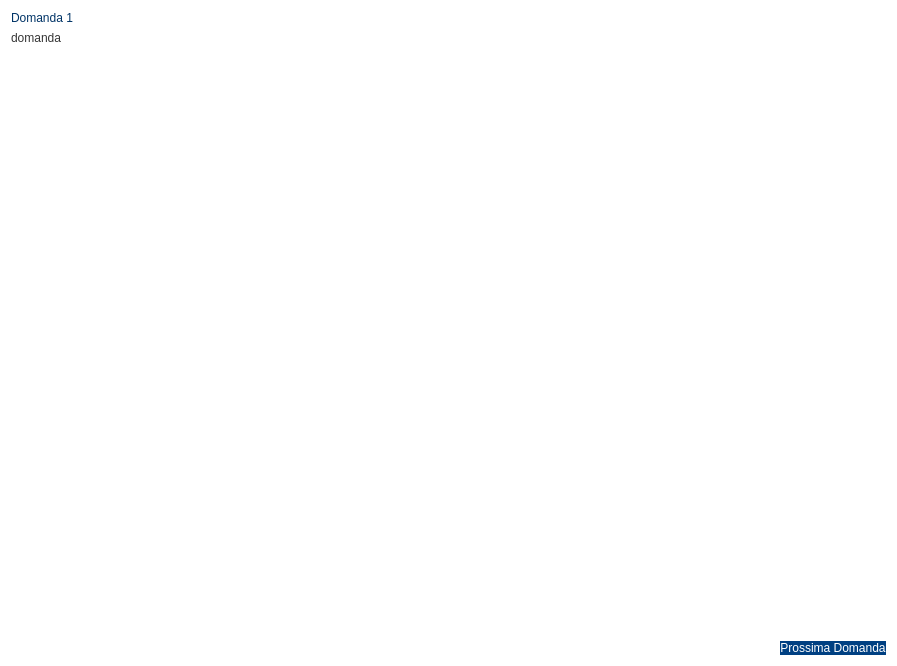
<?xml version="1.0" encoding="UTF-8"?>
<ui version="4.0">
 <class>VideoSelectionPage1</class>
 <widget class="QWidget" name="VideoSelectionPage1">
  <property name="geometry">
   <rect>
    <x>0</x>
    <y>0</y>
    <width>897</width>
    <height>666</height>
   </rect>
  </property>
  <property name="windowTitle">
   <string>Form</string>
  </property>
  <property name="styleSheet">
   <string notr="true">background-color: rgb(255, 255, 255);</string>
  </property>
  <layout class="QGridLayout" name="gridLayout_2">
   <item row="1" column="1">
    <layout class="QVBoxLayout" name="verticalLayout">
     <item>
      <widget class="QLabel" name="title">
       <property name="styleSheet">
        <string notr="true">font: 15pt &quot;Rubik Medium&quot;;
color: rgb(0, 51, 102);
background-color: rgba(255, 255, 255, 0);
</string>
       </property>
       <property name="text">
        <string>Domanda 1</string>
       </property>
      </widget>
     </item>
     <item>
      <widget class="QLabel" name="question">
       <property name="styleSheet">
        <string notr="true">font: 12pt &quot;Rubik Light&quot;;
color: rgb(53, 53, 53);
background-color: rgba(255, 255, 255, 0);</string>
       </property>
       <property name="text">
        <string>domanda</string>
       </property>
      </widget>
     </item>
     <item>
      <widget class="QPlainTextEdit" name="inputbox">
       <property name="styleSheet">
        <string notr="true">background-color: rgba(255, 255, 255, 0);</string>
       </property>
      </widget>
     </item>
     <item alignment="Qt::AlignRight">
      <widget class="QPushButton" name="next_button">
       <property name="styleSheet">
        <string notr="true">border-radius: 20px;
font: 12pt &quot;Rubik Light&quot;;
color: rgb(255,255,255);
background-color: rgb(0, 64, 130);</string>
       </property>
       <property name="text">
        <string>Prossima Domanda</string>
       </property>
      </widget>
     </item>
    </layout>
   </item>
  </layout>
 </widget>
 <resources>
  <include location="logo_unimi.qrc"/>
 </resources>
 <connections/>
</ui>
